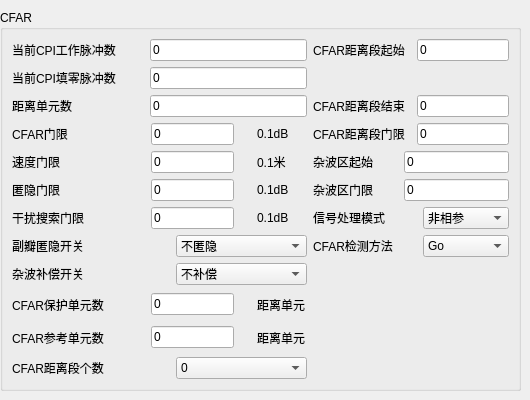
      <widget class="QWidget" name="tab_set_DAM">
       <attribute name="title">
        <string>CFAR参数</string>
       </attribute>
       <widget class="QGroupBox" name="groupBox_4">
        <property name="geometry">
         <rect>
          <x>0</x>
          <y>10</y>
          <width>521</width>
          <height>381</height>
         </rect>
        </property>
        <property name="title">
         <string>CFAR</string>
        </property>
        <layout class="QGridLayout" name="gridLayout_6">
         <item row="0" column="0">
          <layout class="QHBoxLayout" name="horizontalLayout_63" stretch="6,1,8">
           <property name="spacing">
            <number>0</number>
           </property>
           <item>
            <widget class="QLabel" name="label_55">
             <property name="text">
              <string>当前CPI工作脉冲数</string>
             </property>
            </widget>
           </item>
           <item>
            <spacer name="horizontalSpacer_98">
             <property name="orientation">
              <enum>Qt::Horizontal</enum>
             </property>
             <property name="sizeHint" stdset="0">
              <size>
               <width>40</width>
               <height>20</height>
              </size>
             </property>
            </spacer>
           </item>
           <item>
            <widget class="QLineEdit" name="used_pulses_">
             <property name="text">
              <string>0</string>
             </property>
            </widget>
           </item>
          </layout>
         </item>
         <item row="0" column="1">
          <layout class="QHBoxLayout" name="horizontalLayout_75" stretch="6,1,8">
           <property name="spacing">
            <number>0</number>
           </property>
           <item>
            <widget class="QLabel" name="label_65">
             <property name="text">
              <string>CFAR距离段起始</string>
             </property>
            </widget>
           </item>
           <item>
            <spacer name="horizontalSpacer_108">
             <property name="orientation">
              <enum>Qt::Horizontal</enum>
             </property>
             <property name="sizeHint" stdset="0">
              <size>
               <width>40</width>
               <height>20</height>
              </size>
             </property>
            </spacer>
           </item>
           <item>
            <widget class="QLineEdit" name="cfar_band_begin_">
             <property name="text">
              <string>0</string>
             </property>
            </widget>
           </item>
          </layout>
         </item>
         <item row="1" column="0">
          <layout class="QHBoxLayout" name="horizontalLayout_64" stretch="6,1,8">
           <property name="spacing">
            <number>0</number>
           </property>
           <item>
            <widget class="QLabel" name="label_56">
             <property name="text">
              <string>当前CPI填零脉冲数</string>
             </property>
            </widget>
           </item>
           <item>
            <spacer name="horizontalSpacer_99">
             <property name="orientation">
              <enum>Qt::Horizontal</enum>
             </property>
             <property name="sizeHint" stdset="0">
              <size>
               <width>40</width>
               <height>20</height>
              </size>
             </property>
            </spacer>
           </item>
           <item>
            <widget class="QLineEdit" name="noused_pulses_">
             <property name="text">
              <string>0</string>
             </property>
            </widget>
           </item>
          </layout>
         </item>
         <item row="2" column="0">
          <layout class="QHBoxLayout" name="horizontalLayout_65" stretch="6,1,8">
           <property name="spacing">
            <number>0</number>
           </property>
           <item>
            <widget class="QLabel" name="label_57">
             <property name="text">
              <string>距离单元数</string>
             </property>
            </widget>
           </item>
           <item>
            <spacer name="horizontalSpacer_100">
             <property name="orientation">
              <enum>Qt::Horizontal</enum>
             </property>
             <property name="sizeHint" stdset="0">
              <size>
               <width>40</width>
               <height>20</height>
              </size>
             </property>
            </spacer>
           </item>
           <item>
            <widget class="QLineEdit" name="range_cells_">
             <property name="text">
              <string>0</string>
             </property>
            </widget>
           </item>
          </layout>
         </item>
         <item row="2" column="1">
          <layout class="QHBoxLayout" name="horizontalLayout_76" stretch="6,1,8">
           <property name="spacing">
            <number>0</number>
           </property>
           <item>
            <widget class="QLabel" name="label_74">
             <property name="text">
              <string>CFAR距离段结束</string>
             </property>
            </widget>
           </item>
           <item>
            <spacer name="horizontalSpacer_117">
             <property name="orientation">
              <enum>Qt::Horizontal</enum>
             </property>
             <property name="sizeHint" stdset="0">
              <size>
               <width>40</width>
               <height>20</height>
              </size>
             </property>
            </spacer>
           </item>
           <item>
            <widget class="QLineEdit" name="cfar_band_end_">
             <property name="text">
              <string>0</string>
             </property>
            </widget>
           </item>
          </layout>
         </item>
         <item row="3" column="0">
          <layout class="QHBoxLayout" name="horizontalLayout_66" stretch="7,1,5,1,3">
           <item>
            <widget class="QLabel" name="label_58">
             <property name="text">
              <string>CFAR门限</string>
             </property>
            </widget>
           </item>
           <item>
            <spacer name="horizontalSpacer_101">
             <property name="orientation">
              <enum>Qt::Horizontal</enum>
             </property>
             <property name="sizeHint" stdset="0">
              <size>
               <width>40</width>
               <height>20</height>
              </size>
             </property>
            </spacer>
           </item>
           <item>
            <widget class="QLineEdit" name="cfar_thd_">
             <property name="text">
              <string>0</string>
             </property>
            </widget>
           </item>
           <item>
            <spacer name="horizontalSpacer_102">
             <property name="orientation">
              <enum>Qt::Horizontal</enum>
             </property>
             <property name="sizeHint" stdset="0">
              <size>
               <width>40</width>
               <height>20</height>
              </size>
             </property>
            </spacer>
           </item>
           <item>
            <widget class="QLabel" name="label_59">
             <property name="text">
              <string>0.1dB</string>
             </property>
            </widget>
           </item>
          </layout>
         </item>
         <item row="3" column="1">
          <layout class="QHBoxLayout" name="horizontalLayout_77" stretch="6,1,8">
           <property name="spacing">
            <number>0</number>
           </property>
           <item>
            <widget class="QLabel" name="label_75">
             <property name="text">
              <string>CFAR距离段门限</string>
             </property>
            </widget>
           </item>
           <item>
            <spacer name="horizontalSpacer_118">
             <property name="orientation">
              <enum>Qt::Horizontal</enum>
             </property>
             <property name="sizeHint" stdset="0">
              <size>
               <width>40</width>
               <height>20</height>
              </size>
             </property>
            </spacer>
           </item>
           <item>
            <widget class="QLineEdit" name="cfar_band_thd_">
             <property name="text">
              <string>0</string>
             </property>
            </widget>
           </item>
          </layout>
         </item>
         <item row="4" column="0">
          <layout class="QHBoxLayout" name="horizontalLayout_67" stretch="7,1,5,1,3">
           <item>
            <widget class="QLabel" name="label_60">
             <property name="text">
              <string>速度门限</string>
             </property>
            </widget>
           </item>
           <item>
            <spacer name="horizontalSpacer_103">
             <property name="orientation">
              <enum>Qt::Horizontal</enum>
             </property>
             <property name="sizeHint" stdset="0">
              <size>
               <width>40</width>
               <height>20</height>
              </size>
             </property>
            </spacer>
           </item>
           <item>
            <widget class="QLineEdit" name="speed_thd_">
             <property name="text">
              <string>0</string>
             </property>
            </widget>
           </item>
           <item>
            <spacer name="horizontalSpacer_104">
             <property name="orientation">
              <enum>Qt::Horizontal</enum>
             </property>
             <property name="sizeHint" stdset="0">
              <size>
               <width>40</width>
               <height>20</height>
              </size>
             </property>
            </spacer>
           </item>
           <item>
            <widget class="QLabel" name="label_61">
             <property name="text">
              <string>0.1米</string>
             </property>
            </widget>
           </item>
          </layout>
         </item>
         <item row="4" column="1">
          <layout class="QHBoxLayout" name="horizontalLayout_79" stretch="6,1,8">
           <property name="spacing">
            <number>0</number>
           </property>
           <item>
            <widget class="QLabel" name="label_77">
             <property name="text">
              <string>杂波区起始</string>
             </property>
            </widget>
           </item>
           <item>
            <spacer name="horizontalSpacer_120">
             <property name="orientation">
              <enum>Qt::Horizontal</enum>
             </property>
             <property name="sizeHint" stdset="0">
              <size>
               <width>40</width>
               <height>20</height>
              </size>
             </property>
            </spacer>
           </item>
           <item>
            <widget class="QLineEdit" name="clutter_begin_">
             <property name="text">
              <string>0</string>
             </property>
            </widget>
           </item>
          </layout>
         </item>
         <item row="5" column="0">
          <layout class="QHBoxLayout" name="horizontalLayout_68" stretch="7,1,5,1,3">
           <item>
            <widget class="QLabel" name="label_62">
             <property name="text">
              <string>匿隐门限</string>
             </property>
            </widget>
           </item>
           <item>
            <spacer name="horizontalSpacer_105">
             <property name="orientation">
              <enum>Qt::Horizontal</enum>
             </property>
             <property name="sizeHint" stdset="0">
              <size>
               <width>40</width>
               <height>20</height>
              </size>
             </property>
            </spacer>
           </item>
           <item>
            <widget class="QLineEdit" name="conceal_thd_">
             <property name="text">
              <string>0</string>
             </property>
            </widget>
           </item>
           <item>
            <spacer name="horizontalSpacer_106">
             <property name="orientation">
              <enum>Qt::Horizontal</enum>
             </property>
             <property name="sizeHint" stdset="0">
              <size>
               <width>40</width>
               <height>20</height>
              </size>
             </property>
            </spacer>
           </item>
           <item>
            <widget class="QLabel" name="label_63">
             <property name="text">
              <string>0.1dB</string>
             </property>
            </widget>
           </item>
          </layout>
         </item>
         <item row="5" column="1">
          <layout class="QHBoxLayout" name="horizontalLayout_78" stretch="6,1,8">
           <property name="spacing">
            <number>0</number>
           </property>
           <item>
            <widget class="QLabel" name="label_76">
             <property name="text">
              <string>杂波区门限</string>
             </property>
            </widget>
           </item>
           <item>
            <spacer name="horizontalSpacer_119">
             <property name="orientation">
              <enum>Qt::Horizontal</enum>
             </property>
             <property name="sizeHint" stdset="0">
              <size>
               <width>40</width>
               <height>20</height>
              </size>
             </property>
            </spacer>
           </item>
           <item>
            <widget class="QLineEdit" name="clutter_thd_">
             <property name="text">
              <string>0</string>
             </property>
            </widget>
           </item>
          </layout>
         </item>
         <item row="6" column="0">
          <layout class="QHBoxLayout" name="horizontalLayout_70" stretch="7,1,5,1,3">
           <item>
            <widget class="QLabel" name="label_66">
             <property name="text">
              <string>干扰搜索门限</string>
             </property>
            </widget>
           </item>
           <item>
            <spacer name="horizontalSpacer_109">
             <property name="orientation">
              <enum>Qt::Horizontal</enum>
             </property>
             <property name="sizeHint" stdset="0">
              <size>
               <width>40</width>
               <height>20</height>
              </size>
             </property>
            </spacer>
           </item>
           <item>
            <widget class="QLineEdit" name="jam_finding_thd_">
             <property name="text">
              <string>0</string>
             </property>
            </widget>
           </item>
           <item>
            <spacer name="horizontalSpacer_110">
             <property name="orientation">
              <enum>Qt::Horizontal</enum>
             </property>
             <property name="sizeHint" stdset="0">
              <size>
               <width>40</width>
               <height>20</height>
              </size>
             </property>
            </spacer>
           </item>
           <item>
            <widget class="QLabel" name="label_67">
             <property name="text">
              <string>0.1dB</string>
             </property>
            </widget>
           </item>
          </layout>
         </item>
         <item row="6" column="1">
          <layout class="QHBoxLayout" name="horizontalLayout_80" stretch="5,1,5">
           <item>
            <widget class="QLabel" name="label_78">
             <property name="text">
              <string>信号处理模式</string>
             </property>
            </widget>
           </item>
           <item>
            <spacer name="horizontalSpacer_121">
             <property name="orientation">
              <enum>Qt::Horizontal</enum>
             </property>
             <property name="sizeHint" stdset="0">
              <size>
               <width>40</width>
               <height>20</height>
              </size>
             </property>
            </spacer>
           </item>
           <item>
            <widget class="QComboBox" name="sp_mode_">
             <item>
              <property name="text">
               <string extracomment="不产生接收导前">非相参</string>
              </property>
             </item>
             <item>
              <property name="text">
               <string extracomment="同时产生波形导前和接收导前">相参</string>
              </property>
             </item>
             <item>
              <property name="text">
               <string>自适应</string>
              </property>
             </item>
            </widget>
           </item>
          </layout>
         </item>
         <item row="7" column="0">
          <layout class="QHBoxLayout" name="horizontalLayout_71" stretch="5,1,5">
           <item>
            <widget class="QLabel" name="label_68">
             <property name="text">
              <string>副瓣匿隐开关</string>
             </property>
            </widget>
           </item>
           <item>
            <spacer name="horizontalSpacer_111">
             <property name="orientation">
              <enum>Qt::Horizontal</enum>
             </property>
             <property name="sizeHint" stdset="0">
              <size>
               <width>40</width>
               <height>20</height>
              </size>
             </property>
            </spacer>
           </item>
           <item>
            <widget class="QComboBox" name="conceal_switch_">
             <item>
              <property name="text">
               <string extracomment="不产生接收导前">不匿隐</string>
              </property>
             </item>
             <item>
              <property name="text">
               <string extracomment="同时产生波形导前和接收导前">匿隐</string>
              </property>
             </item>
            </widget>
           </item>
          </layout>
         </item>
         <item row="7" column="1">
          <layout class="QHBoxLayout" name="horizontalLayout_81" stretch="5,1,5">
           <item>
            <widget class="QLabel" name="label_79">
             <property name="text">
              <string>CFAR检测方法</string>
             </property>
            </widget>
           </item>
           <item>
            <spacer name="horizontalSpacer_122">
             <property name="orientation">
              <enum>Qt::Horizontal</enum>
             </property>
             <property name="sizeHint" stdset="0">
              <size>
               <width>40</width>
               <height>20</height>
              </size>
             </property>
            </spacer>
           </item>
           <item>
            <widget class="QComboBox" name="sp_mode_1">
             <item>
              <property name="text">
               <string extracomment="不产生接收导前">Go</string>
              </property>
             </item>
             <item>
              <property name="text">
               <string extracomment="同时产生波形导前和接收导前">COA</string>
              </property>
             </item>
            </widget>
           </item>
          </layout>
         </item>
         <item row="8" column="0">
          <layout class="QHBoxLayout" name="horizontalLayout_72" stretch="5,1,5">
           <item>
            <widget class="QLabel" name="label_69">
             <property name="text">
              <string>杂波补偿开关</string>
             </property>
            </widget>
           </item>
           <item>
            <spacer name="horizontalSpacer_112">
             <property name="orientation">
              <enum>Qt::Horizontal</enum>
             </property>
             <property name="sizeHint" stdset="0">
              <size>
               <width>40</width>
               <height>20</height>
              </size>
             </property>
            </spacer>
           </item>
           <item>
            <widget class="QComboBox" name="clutter_comp_sw_">
             <item>
              <property name="text">
               <string extracomment="不产生接收导前">不补偿</string>
              </property>
             </item>
             <item>
              <property name="text">
               <string extracomment="同时产生波形导前和接收导前">补偿</string>
              </property>
             </item>
            </widget>
           </item>
          </layout>
         </item>
         <item row="9" column="0">
          <layout class="QHBoxLayout" name="horizontalLayout_73" stretch="7,1,5,1,3">
           <item>
            <widget class="QLabel" name="label_70">
             <property name="text">
              <string>CFAR保护单元数</string>
             </property>
            </widget>
           </item>
           <item>
            <spacer name="horizontalSpacer_113">
             <property name="orientation">
              <enum>Qt::Horizontal</enum>
             </property>
             <property name="sizeHint" stdset="0">
              <size>
               <width>40</width>
               <height>20</height>
              </size>
             </property>
            </spacer>
           </item>
           <item>
            <widget class="QLineEdit" name="cfar_guarded_cells_">
             <property name="text">
              <string>0</string>
             </property>
            </widget>
           </item>
           <item>
            <spacer name="horizontalSpacer_114">
             <property name="orientation">
              <enum>Qt::Horizontal</enum>
             </property>
             <property name="sizeHint" stdset="0">
              <size>
               <width>40</width>
               <height>20</height>
              </size>
             </property>
            </spacer>
           </item>
           <item>
            <widget class="QLabel" name="label_71">
             <property name="text">
              <string>距离单元</string>
             </property>
            </widget>
           </item>
          </layout>
         </item>
         <item row="10" column="0">
          <layout class="QHBoxLayout" name="horizontalLayout_74" stretch="7,1,5,1,3">
           <item>
            <widget class="QLabel" name="label_72">
             <property name="text">
              <string>CFAR参考单元数</string>
             </property>
            </widget>
           </item>
           <item>
            <spacer name="horizontalSpacer_115">
             <property name="orientation">
              <enum>Qt::Horizontal</enum>
             </property>
             <property name="sizeHint" stdset="0">
              <size>
               <width>40</width>
               <height>20</height>
              </size>
             </property>
            </spacer>
           </item>
           <item>
            <widget class="QLineEdit" name="cfar_neighbouring_cells_">
             <property name="text">
              <string>0</string>
             </property>
            </widget>
           </item>
           <item>
            <spacer name="horizontalSpacer_116">
             <property name="orientation">
              <enum>Qt::Horizontal</enum>
             </property>
             <property name="sizeHint" stdset="0">
              <size>
               <width>40</width>
               <height>20</height>
              </size>
             </property>
            </spacer>
           </item>
           <item>
            <widget class="QLabel" name="label_73">
             <property name="text">
              <string>距离单元</string>
             </property>
            </widget>
           </item>
          </layout>
         </item>
         <item row="11" column="0">
          <layout class="QHBoxLayout" name="horizontalLayout_69" stretch="5,1,5">
           <item>
            <widget class="QLabel" name="label_64">
             <property name="text">
              <string>CFAR距离段个数</string>
             </property>
            </widget>
           </item>
           <item>
            <spacer name="horizontalSpacer_107">
             <property name="orientation">
              <enum>Qt::Horizontal</enum>
             </property>
             <property name="sizeHint" stdset="0">
              <size>
               <width>40</width>
               <height>20</height>
              </size>
             </property>
            </spacer>
           </item>
           <item>
            <widget class="QComboBox" name="cfar_range_bands_">
             <item>
              <property name="text">
               <string extracomment="不产生接收导前">0</string>
              </property>
             </item>
             <item>
              <property name="text">
               <string extracomment="同时产生波形导前和接收导前">1</string>
              </property>
             </item>
             <item>
              <property name="text">
               <string>2</string>
              </property>
             </item>
             <item>
              <property name="text">
               <string>3</string>
              </property>
             </item>
             <item>
              <property name="text">
               <string>4</string>
              </property>
             </item>
             <item>
              <property name="text">
               <string>5</string>
              </property>
             </item>
            </widget>
           </item>
          </layout>
         </item>
        </layout>
       </widget>
      </widget>
